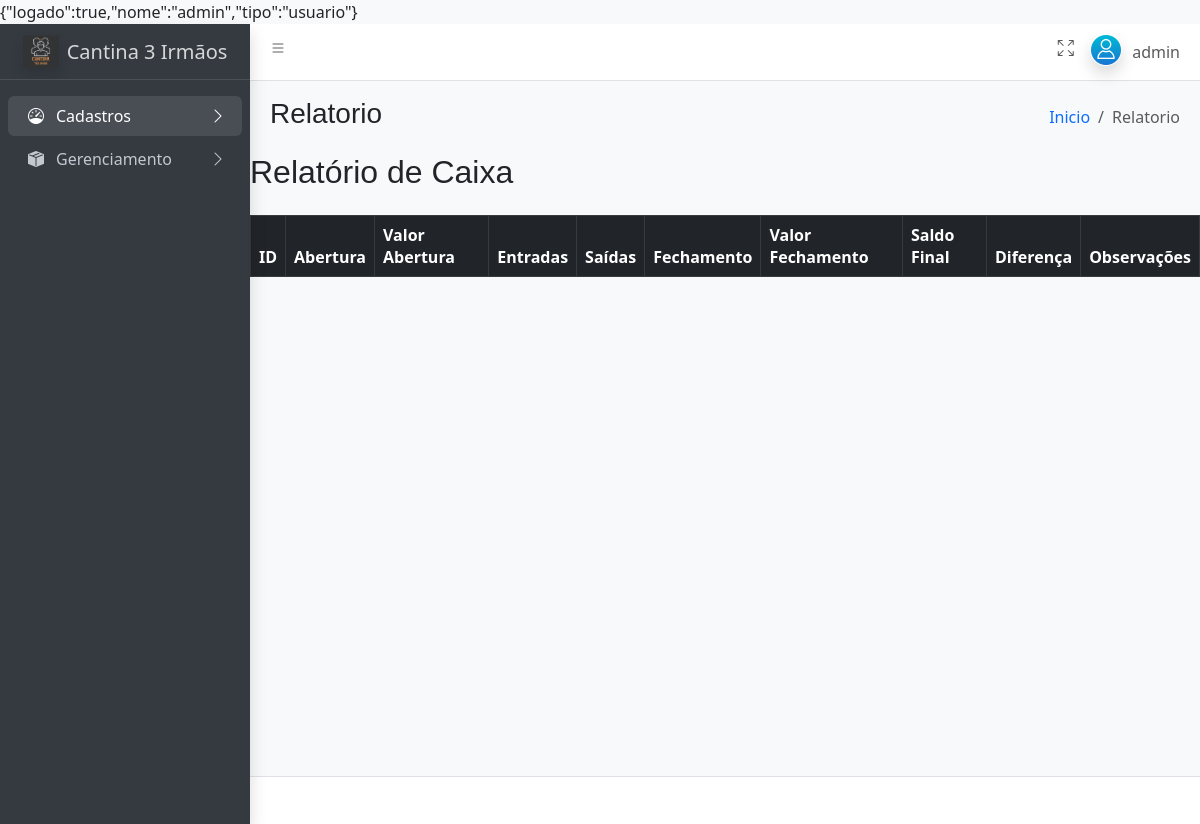
The app's page /admin/admin.php?pg=Relatorio (signed in), older data.
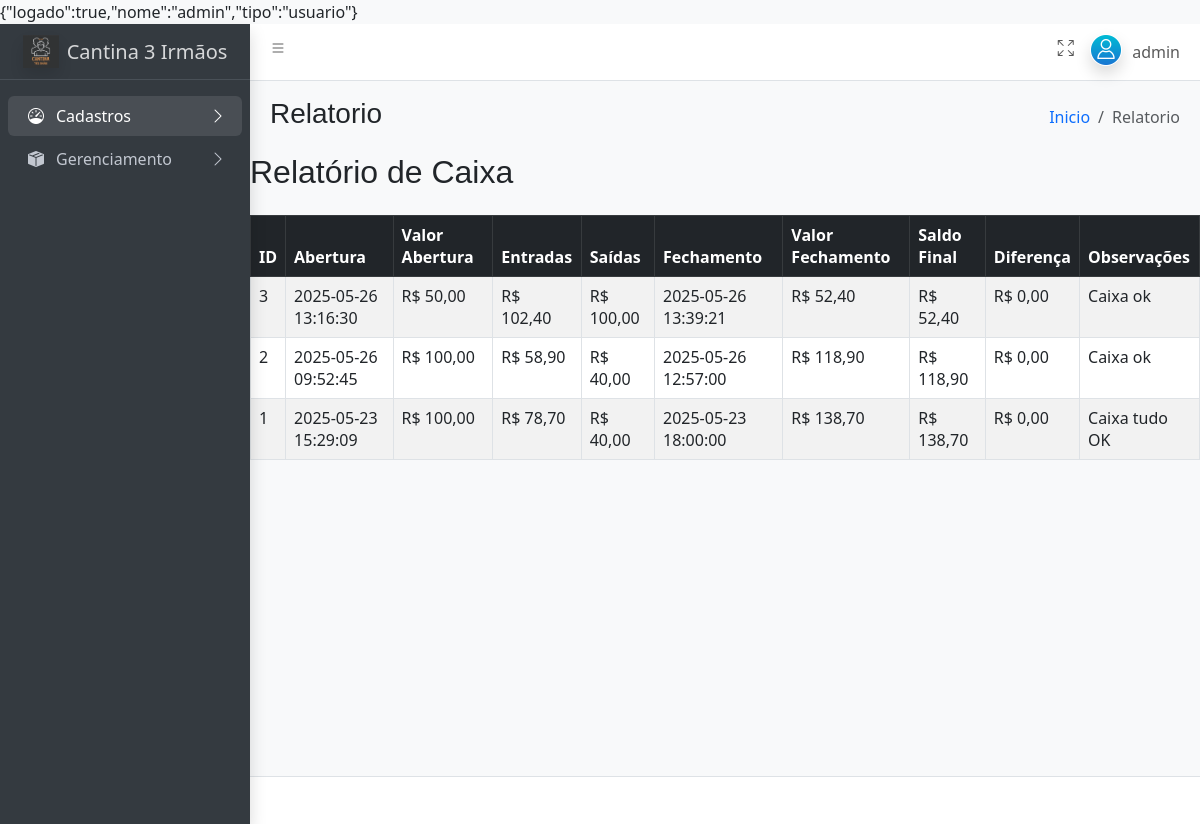
The same page, newer data.
### tables this page shows
CREATE TABLE IF NOT EXISTS `tb_caixa` (
  `id_caixa` int(11) NOT NULL AUTO_INCREMENT,
  `data_abertura` datetime NOT NULL,
  `valor_abertura` decimal(10,2) NOT NULL,
  `data_fechamento` datetime DEFAULT NULL,
  `valor_fechamento` decimal(10,2) DEFAULT NULL,
  `observacoes` text DEFAULT NULL,
  `diferenca` decimal(10,2) DEFAULT NULL,
  PRIMARY KEY (`id_caixa`)
);

### admin/gerenciamento/caixa/relatorio_caixa.php (the view, shortened to what this page needs)
<?php
include '../includes/conexao.php';
$sql = "SELECT
          c.id_caixa,
          c.data_abertura,
          c.data_fechamento,
          c.valor_abertura,
          c.valor_fechamento,
          c.observacoes,
          c.diferenca,
          SUM(CASE WHEN m.tipo = 'ENTRADA' THEN m.valor ELSE 0 END) AS total_entradas,
          SUM(CASE WHEN m.tipo = 'SAIDA' THEN m.valor ELSE 0 END) AS total_saidas
        FROM tb_caixa c
        LEFT JOIN tb_movimentacoes_caixa m ON m.id_caixa = c.id_caixa
        GROUP BY c.id_caixa
        ORDER BY c.id_caixa DESC";
$result = $conexao->query($sql);
?>
<!DOCTYPE html>
<html lang="pt-br">
<head>
  <link rel="stylesheet" href="https://cdn.jsdelivr.net/npm/bootstrap@5.3.0/dist/css/bootstrap.min.css">
</head>
<body class="p-5 bg-light">
  <h2 class="mb-4">Relatório de Caixa</h2>
  <table class="table table-bordered table-striped">
    <thead class="table-dark">
      <tr>
        <th>ID</th>
        <th>Abertura</th>
        <th>Valor Abertura</th>
        <th>Entradas</th>
        <th>Saídas</th>
        <th>Fechamento</th>
        <th>Valor Fechamento</th>
        <th>Saldo Final</th>
        <th>Diferença</th>
        <th>Observações</th>
      </tr>
    </thead>
    <tbody>
      <?php while($row = $result->fetch_assoc()):
        $saldo = $row['valor_abertura'] + $row['total_entradas'] - $row['total_saidas'];
      ?>
        <tr>
          <td><?= $row['id_caixa'] ?></td>
          <td><?= $row['data_abertura'] ?></td>
          <td>R$ <?= number_format($row['valor_abertura'], 2, ',', '.') ?></td>
          <td>R$ <?= number_format($row['total_entradas'], 2, ',', '.') ?></td>
          <td>R$ <?= number_format($row['total_saidas'], 2, ',', '.') ?></td>
          <td><?= $row['data_fechamento'] ?? '-' ?></td>
          <td>R$ <?= $row['valor_fechamento'] !== null ? number_format($row['valor_fechamento'], 2, ',', '.') : '-' ?></td>
          <td>R$ <?= number_format($saldo, 2, ',', '.') ?></td>
          <td>R$ <?= $row['diferenca'] !== null ? number_format($row['diferenca'], 2, ',', '.') : '-' ?></td>
          <td><?= $row['observacoes'] ?? '-' ?></td>
        </tr>
      <?php endwhile; ?>
    </tbody>
  </table>
</body>
</html>

### admin/admin.php (shortened to what this page needs)
<!doctype html>
<html lang="pt-br">
<head>
  <link
    rel="stylesheet"
    href="https://cdn.jsdelivr.net/npm/@fontsource/source-sans-3@5.0.12/index.css"
 />
  <link
    rel="stylesheet"
    href="https://cdn.jsdelivr.net/npm/overlayscrollbars@2.10.1/styles/overlayscrollbars.min.css"
 />
  <link
    rel="stylesheet"
    href="https://cdn.jsdelivr.net/npm/bootstrap-icons@1.11.3/font/bootstrap-icons.min.css"
 />
  <link rel="stylesheet" href="../css/adminlte.css" />
  <link rel="stylesheet" href="../css/inicio.css" />
  <link rel="stylesheet" href="../css/navbar.css" />
  <link
    rel="stylesheet"
    href="https://cdn.jsdelivr.net/npm/apexcharts@3.37.1/dist/apexcharts.css"
 />
  <link
    rel="stylesheet"
    href="https://cdn.jsdelivr.net/npm/jsvectormap@1.5.3/dist/css/jsvectormap.min.css"
 />
</head>
<body class="layout-fixed sidebar-expand-lg bg-body-tertiary">
  <div class="app-wrapper">
    <nav class="app-header navbar navbar-expand bg-body">
      <div class="container-fluid">
        <ul class="navbar-nav">
          <li class="nav-item">
            <a class="nav-link" data-lte-toggle="sidebar" href="#" role="button">
              <i class="bi bi-list"></i>
            </a>
          </li>
        </ul>
        <ul class="navbar-nav ms-auto">
          <li class="nav-item">
            <a class="nav-link" href="#" data-lte-toggle="fullscreen">
              <i data-lte-icon="maximize" class="bi bi-arrows-fullscreen"></i>
            </a>
          </li>
          <li class="nav-item dropdown user-menu">
            <a href="#" class="nav-link dropdown-toggle" data-bs-toggle="dropdown">
              <img
                src="../assets/img/avatar.png"
                class="user-image rounded-circle shadow"
                alt="User Image" />
              <span class="d-none d-md-inline">
                <?php
                if (isset($_SESSION['usuario']['nome'])) {
                  echo htmlspecialchars($_SESSION['usuario']['nome']);
                } else {
                  echo 'Usuário';
                }
                ?>
              </span>
            </a>
          </li>
        </ul>
      </div>
    </nav>
    <aside class="app-sidebar bg-body-secondary shadow" data-bs-theme="dark">
      <div class="sidebar-brand">
        <a href="index.php" class="brand-link">
          <img
            src="../imgs/logo_copia01.png"
            alt=" Cantina Logo"
            class="brand-image opacity-75 shadow" />
          <span class="brand-text fw-light">Cantina 3 Irmãos</span>
        </a>
      </div>
      <div class="sidebar-wrapper">
        <nav class="mt-2">
          <ul
            class="nav sidebar-menu flex-column"
            data-lte-toggle="treeview"
            role="menu"
            data-accordion="false">
            <li class="nav-item">
              <a href="#" class="nav-link active">
                <i class="nav-icon bi bi-speedometer"></i>
                <p>
                  Cadastros
                </p>
              </a>
            </li>
            <li class="nav-item">
              <a href="#" class="nav-link">
                <i class="nav-icon bi bi-box-seam-fill"></i>
                <p>
                  Gerenciamento
                </p>
              </a>
            </li>
          </ul>
        </nav>
      </div>
    </aside>
    <main class="app-main">
      <div class="app-content-header">
        <div class="container-fluid">
          <div class="row">
            <?php
            if (isset($_GET["pg"])) {
              $paginaAtual = $_GET["pg"];
            } else {
              $paginaAtual = 'Dashboard';
            }
            ?>
            <div class="col-sm-6">
              <h3 class="mb-0"><?php echo htmlspecialchars($paginaAtual); ?></h3>
            </div>
            <div class="col-sm-6">
              <ol class="breadcrumb float-sm-end">
                <li class="breadcrumb-item"><a href="admin.php">Inicio</a></li>
                <li class="breadcrumb-item active" aria-current="page"><?php echo htmlspecialchars($paginaAtual); ?></li>
              </ol>
            </div>
          </div>
        </div>
      </div>
      <?php
      if (isset($_GET["pg"])) {
        switch ($_GET["pg"]) {
          case "Relatorio":
            $incluir = "gerenciamento/caixa/relatorio_caixa.php";
            break;
        }
        include($incluir);
      } else {
        include("cards.php");
        include("gerenciamento/pdv.php");
      }
      ?>
    </main>
    <footer class="app-footer">
    </footer>
  </div>
</body>
</html>

### css/navbar.css (style rules this page uses)
.navbar { background-color: rgba(0, 0, 0, 0.791); color: white; padding: 10px 20px; display: flex; flex-direction: column; align-items: stretch; }

Row changes from the older to the newer data that the page shows:
added tb_caixa: id_caixa "3", data_abertura "2025-05-26 13:16:30", valor_abertura "50,00", total_entradas "102,40", total_saidas "100,00", data_fechamento "2025-05-26 13:39:21", valor_fechamento "52,40", saldo "52,40", diferenca "0,00", observacoes "Caixa ok"
added tb_caixa: id_caixa "2", data_abertura "2025-05-26 09:52:45", valor_abertura "100,00", total_entradas "58,90", total_saidas "40,00", data_fechamento "2025-05-26 12:57:00", valor_fechamento "118,90", saldo "118,90", diferenca "0,00", observacoes "Caixa ok"
added tb_caixa: id_caixa "1", data_abertura "2025-05-23 15:29:09", valor_abertura "100,00", total_entradas "78,70", total_saidas "40,00", data_fechamento "2025-05-23 18:00:00", valor_fechamento "138,70", saldo "138,70", diferenca "0,00", observacoes "Caixa tudo OK"
